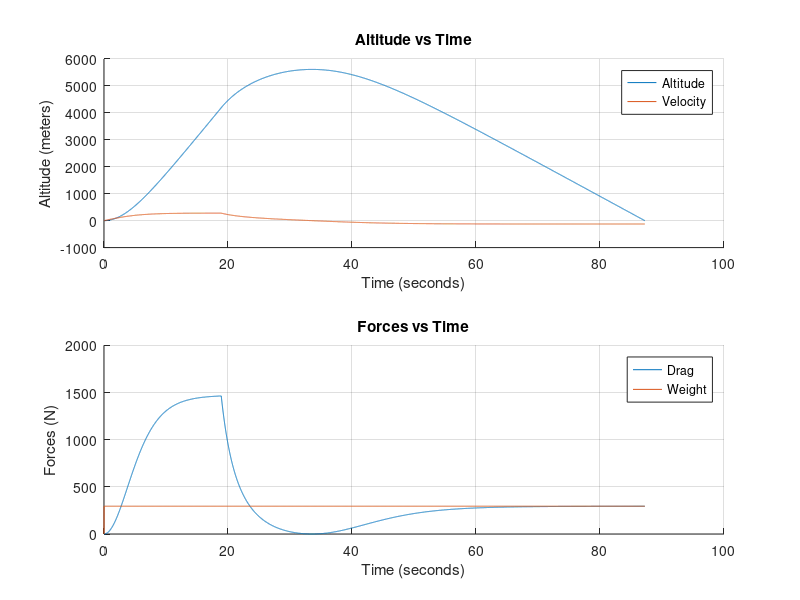

The MATLAB script that drew this image:

% Constants
g0 = 9.81;              % m/s^2

% Rocket Parameters
wetMass = 30;           % kg
propMass = 13.6077711;  % kg, eventually Monte-Carlo
TTW = 6;                % thrust-to-weight ratio    
targetISP = 250;        % seconds

CSA = 0.061311605;      % m, from 5.5 inches
cd = 0.5;               % drag coefficient, eventually have to lookup cd from mach and base drag

% Engine Calculations
avgThrust_est = wetMass*g0*TTW;                 % Average Thrust estimate, N
burnTime = propMass*targetISP*g0/avgThrust_est; % seconds
disp(burnTime)

%% Flight Model
alt = 0;    % initial altitude
v = 0;      % initial velocity  

% Vectors for Plotting
alt_flight = [alt];
v_flight = [v];
drag_flight = [0];
weight_flight = [0];

dt = 0.01; t = 0;

rhoAir = 1.225; % kg/m^3, eventually have lookup tables for atmo data and move into loop

while (alt >= 0)

    % Forces
    weight = wetMass * g0;
    drag = .5*rhoAir*v^2*cd*CSA;

    if (v >= 0) % ascent
        if (t <= burnTime) % powered ascent
            a = (avgThrust_est - weight - drag)/wetMass;
        else % coasting
            a = -(weight + drag)/wetMass;
        end
    else % descent w/out parachute
        a = (-weight + drag)/wetMass;
    end

    % Kinematic Equations
    v = v + a*dt;
    alt = alt + v*dt + 0.5*a*dt^2;
    
    % Plotting Vectors
    alt_flight = [alt_flight, alt];
    v_flight = [v_flight, v];
    drag_flight = [drag_flight drag];
    weight_flight = [weight_flight weight];

    t = t + dt;
end

t_flight = 0:dt:t;    % generating time of flight

subplot(211)
grid on
hold on
plot(t_flight, alt_flight)
plot(t_flight, v_flight)
hold off
title('Altitude vs Time')
legend('Altitude', 'Velocity')
xlabel('Time (seconds)')
ylabel('Altitude (meters)')

subplot(212)
grid on
hold on
plot(t_flight, drag_flight)
plot(t_flight, weight_flight)
hold off
title('Forces vs Time')
legend('Drag', 'Weight')
xlabel('Time (seconds)')
ylabel('Forces (N)')

